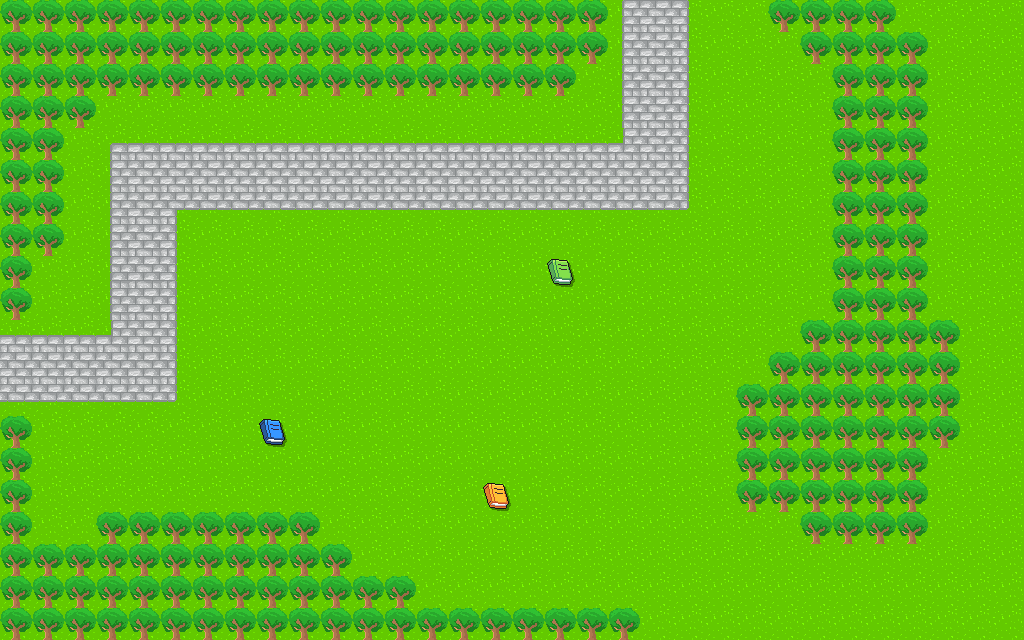

Below is a game level as drawn by its tile map, then a one-line description and the .tmx file that defines it, in full:
An orthogonal 32x20 tile map with 32x32 px tiles, 3 tile layers (background, walls, items), 3 tilesets.

<map version="1.2" tiledversion="1.3.1" orientation="orthogonal" renderorder="right-down" compressionlevel="-1" width="32" height="20" tilewidth="32" tileheight="32" infinite="0" nextlayerid="4" nextobjectid="1">
 <tileset firstgid="1" source="pathways_no_gaps.tsx" />
 <tileset firstgid="19" source="tree.tsx" />
 <tileset firstgid="20" source="fantasy.tsx" />
 <layer id="1" name="background" width="32" height="20">
  <data encoding="csv">
18,18,18,18,18,18,18,18,18,18,18,18,18,18,18,18,18,18,18,4,5,6,18,18,18,18,18,18,18,18,18,18,
18,18,18,18,18,18,18,18,18,18,18,18,18,18,18,18,18,18,18,4,5,6,18,18,18,18,18,18,18,18,18,18,
18,18,18,18,18,18,18,18,18,18,18,18,18,18,18,18,18,18,18,4,5,6,18,18,18,18,18,18,18,18,18,18,
18,18,18,18,18,18,18,18,18,18,18,18,18,18,18,18,18,18,18,4,5,6,18,18,18,18,18,18,18,18,18,18,
18,18,18,1,2,2,2,2,2,2,2,2,2,2,2,2,2,2,2,14,5,6,18,18,18,18,18,18,18,18,18,18,
18,18,18,4,5,5,5,5,5,5,5,5,5,5,5,5,5,5,5,5,5,6,18,18,18,18,18,18,18,18,18,18,
18,18,18,4,5,10,8,8,8,8,8,8,8,8,8,8,8,8,8,8,8,9,18,18,18,18,18,18,18,18,18,18,
18,18,18,4,5,6,18,18,18,18,18,18,18,18,18,18,18,18,18,18,18,18,18,18,18,18,18,18,18,18,18,18,
18,18,18,4,5,6,18,18,18,18,18,18,18,18,18,18,18,18,18,18,18,18,18,18,18,18,18,18,18,18,18,18,
18,18,18,4,5,6,18,18,18,18,18,18,18,18,18,18,18,18,18,18,18,18,18,18,18,18,18,18,18,18,18,18,
2,2,2,14,5,6,18,18,18,18,18,18,18,18,18,18,18,18,18,18,18,18,18,18,18,18,18,18,18,18,18,18,
5,5,5,5,5,6,18,18,18,18,18,18,18,18,18,18,18,18,18,18,18,18,18,18,18,18,18,18,18,18,18,18,
8,8,8,8,8,9,18,18,18,18,18,18,18,18,18,18,18,18,18,18,18,18,18,18,18,18,18,18,18,18,18,18,
18,18,18,18,18,18,18,18,18,18,18,18,18,18,18,18,18,18,18,18,18,18,18,18,18,18,18,18,18,18,18,18,
18,18,18,18,18,18,18,18,18,18,18,18,18,18,18,18,18,18,18,18,18,18,18,18,18,18,18,18,18,18,18,18,
18,18,18,18,18,18,18,18,18,18,18,18,18,18,18,18,18,18,18,18,18,18,18,18,18,18,18,18,18,18,18,18,
18,18,18,18,18,18,18,18,18,18,18,18,18,18,18,18,18,18,18,18,18,18,18,18,18,18,18,18,18,18,18,18,
18,18,18,18,18,18,18,18,18,18,18,18,18,18,18,18,18,18,18,18,18,18,18,18,18,18,18,18,18,18,18,18,
18,18,18,18,18,18,18,18,18,18,18,18,18,18,18,18,18,18,18,18,18,18,18,18,18,18,18,18,18,18,18,18,
18,18,18,18,18,18,18,18,18,18,18,18,18,18,18,18,18,18,18,18,18,18,18,18,18,18,18,18,18,18,18,18
</data>
 </layer>
 <layer id="2" name="walls" width="32" height="20">
  <data encoding="csv">
19,19,19,19,19,19,19,19,19,19,19,19,19,19,19,19,19,19,19,0,0,0,0,0,19,19,19,19,0,0,0,0,
19,19,19,19,19,19,19,19,19,19,19,19,19,19,19,19,19,19,19,0,0,0,0,0,0,19,19,19,19,0,0,0,
19,19,19,19,19,19,19,19,19,19,19,19,19,19,19,19,19,19,0,0,0,0,0,0,0,0,19,19,19,0,0,0,
19,19,19,0,0,0,0,0,0,0,0,0,0,0,0,0,0,0,0,0,0,0,0,0,0,0,19,19,19,0,0,0,
19,19,0,0,0,0,0,0,0,0,0,0,0,0,0,0,0,0,0,0,0,0,0,0,0,0,19,19,19,0,0,0,
19,19,0,0,0,0,0,0,0,0,0,0,0,0,0,0,0,0,0,0,0,0,0,0,0,0,19,19,19,0,0,0,
19,19,0,0,0,0,0,0,0,0,0,0,0,0,0,0,0,0,0,0,0,0,0,0,0,0,19,19,19,0,0,0,
19,19,0,0,0,0,0,0,0,0,0,0,0,0,0,0,0,0,0,0,0,0,0,0,0,0,19,19,19,0,0,0,
19,0,0,0,0,0,0,0,0,0,0,0,0,0,0,0,0,0,0,0,0,0,0,0,0,0,19,19,19,0,0,0,
19,0,0,0,0,0,0,0,0,0,0,0,0,0,0,0,0,0,0,0,0,0,0,0,0,0,19,19,19,0,0,0,
0,0,0,0,0,0,0,0,0,0,0,0,0,0,0,0,0,0,0,0,0,0,0,0,0,19,19,19,19,19,0,0,
0,0,0,0,0,0,0,0,0,0,0,0,0,0,0,0,0,0,0,0,0,0,0,0,19,19,19,19,19,19,0,0,
0,0,0,0,0,0,0,0,0,0,0,0,0,0,0,0,0,0,0,0,0,0,0,19,19,19,19,19,19,19,0,0,
19,0,0,0,0,0,0,0,0,0,0,0,0,0,0,0,0,0,0,0,0,0,0,19,19,19,19,19,19,19,0,0,
19,0,0,0,0,0,0,0,0,0,0,0,0,0,0,0,0,0,0,0,0,0,0,19,19,19,19,19,19,0,0,0,
19,0,0,0,0,0,0,0,0,0,0,0,0,0,0,0,0,0,0,0,0,0,0,19,19,19,19,19,19,0,0,0,
19,0,0,19,19,19,19,19,19,19,0,0,0,0,0,0,0,0,0,0,0,0,0,0,0,19,19,19,19,0,0,0,
19,19,19,19,19,19,19,19,19,19,19,0,0,0,0,0,0,0,0,0,0,0,0,0,0,0,0,0,0,0,0,0,
19,19,19,19,19,19,19,19,19,19,19,19,19,0,0,0,0,0,0,0,0,0,0,0,0,0,0,0,0,0,0,0,
19,19,19,19,19,19,19,19,19,19,19,19,19,19,19,19,19,19,19,19,0,0,0,0,0,0,0,0,0,0,0,0
</data>
 </layer>
 <layer id="3" name="items" width="32" height="20">
  <data encoding="csv">
0,0,0,0,0,0,0,0,0,0,0,0,0,0,0,0,0,0,0,0,0,0,0,0,0,0,0,0,0,0,0,0,
0,0,0,0,0,0,0,0,0,0,0,0,0,0,0,0,0,0,0,0,0,0,0,0,0,0,0,0,0,0,0,0,
0,0,0,0,0,0,0,0,0,0,0,0,0,0,0,0,0,0,0,0,0,0,0,0,0,0,0,0,0,0,0,0,
0,0,0,0,0,0,0,0,0,0,0,0,0,0,0,0,0,0,0,0,0,0,0,0,0,0,0,0,0,0,0,0,
0,0,0,0,0,0,0,0,0,0,0,0,0,0,0,0,0,0,0,0,0,0,0,0,0,0,0,0,0,0,0,0,
0,0,0,0,0,0,0,0,0,0,0,0,0,0,0,0,0,0,0,0,0,0,0,0,0,0,0,0,0,0,0,0,
0,0,0,0,0,0,0,0,0,0,0,0,0,0,0,0,0,0,0,0,0,0,0,0,0,0,0,0,0,0,0,0,
0,0,0,0,0,0,0,0,0,0,0,0,0,0,0,0,0,0,0,0,0,0,0,0,0,0,0,0,0,0,0,0,
0,0,0,0,0,0,0,0,0,0,0,0,0,0,0,0,0,230,0,0,0,0,0,0,0,0,0,0,0,0,0,0,
0,0,0,0,0,0,0,0,0,0,0,0,0,0,0,0,0,0,0,0,0,0,0,0,0,0,0,0,0,0,0,0,
0,0,0,0,0,0,0,0,0,0,0,0,0,0,0,0,0,0,0,0,0,0,0,0,0,0,0,0,0,0,0,0,
0,0,0,0,0,0,0,0,0,0,0,0,0,0,0,0,0,0,0,0,0,0,0,0,0,0,0,0,0,0,0,0,
0,0,0,0,0,0,0,0,0,0,0,0,0,0,0,0,0,0,0,0,0,0,0,0,0,0,0,0,0,0,0,0,
0,0,0,0,0,0,0,0,228,0,0,0,0,0,0,0,0,0,0,0,0,0,0,0,0,0,0,0,0,0,0,0,
0,0,0,0,0,0,0,0,0,0,0,0,0,0,0,0,0,0,0,0,0,0,0,0,0,0,0,0,0,0,0,0,
0,0,0,0,0,0,0,0,0,0,0,0,0,0,0,231,0,0,0,0,0,0,0,0,0,0,0,0,0,0,0,0,
0,0,0,0,0,0,0,0,0,0,0,0,0,0,0,0,0,0,0,0,0,0,0,0,0,0,0,0,0,0,0,0,
0,0,0,0,0,0,0,0,0,0,0,0,0,0,0,0,0,0,0,0,0,0,0,0,0,0,0,0,0,0,0,0,
0,0,0,0,0,0,0,0,0,0,0,0,0,0,0,0,0,0,0,0,0,0,0,0,0,0,0,0,0,0,0,0,
0,0,0,0,0,0,0,0,0,0,0,0,0,0,0,0,0,0,0,0,0,0,0,0,0,0,0,0,0,0,0,0
</data>
 </layer>
</map>
